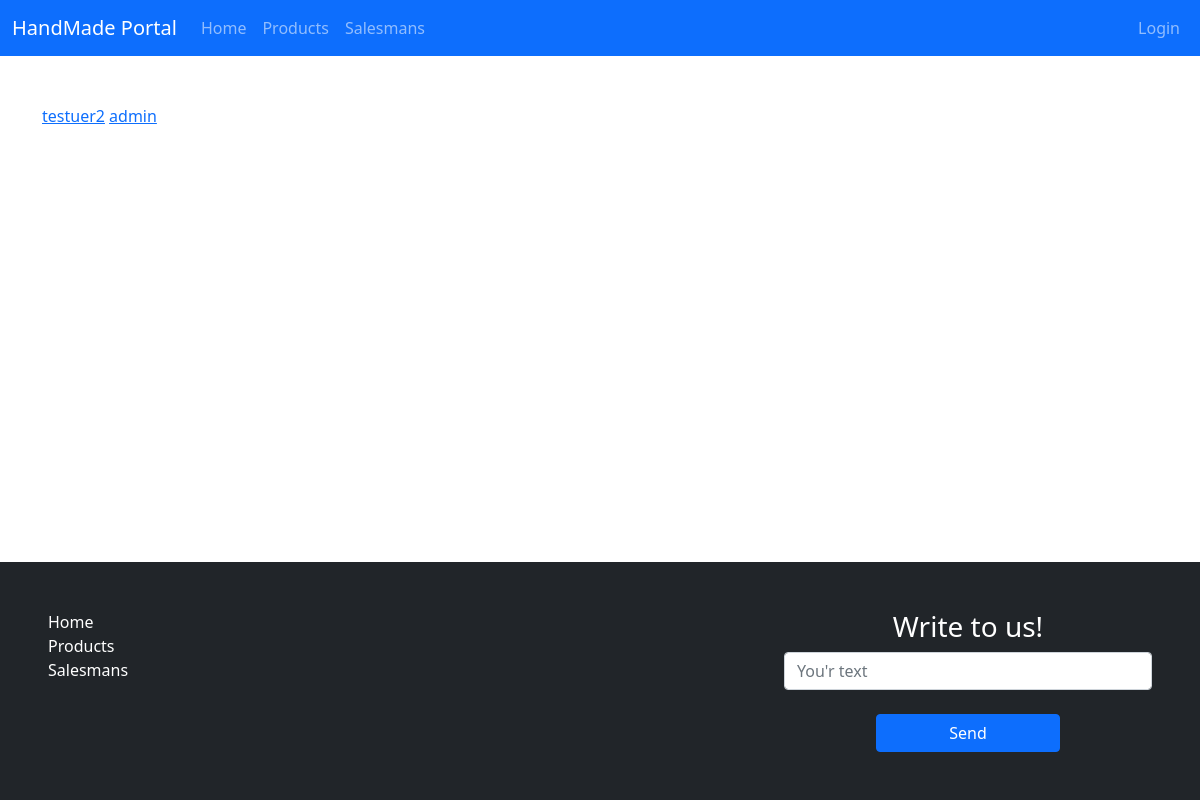
The page /salesmans/ on the database as committed earlier.
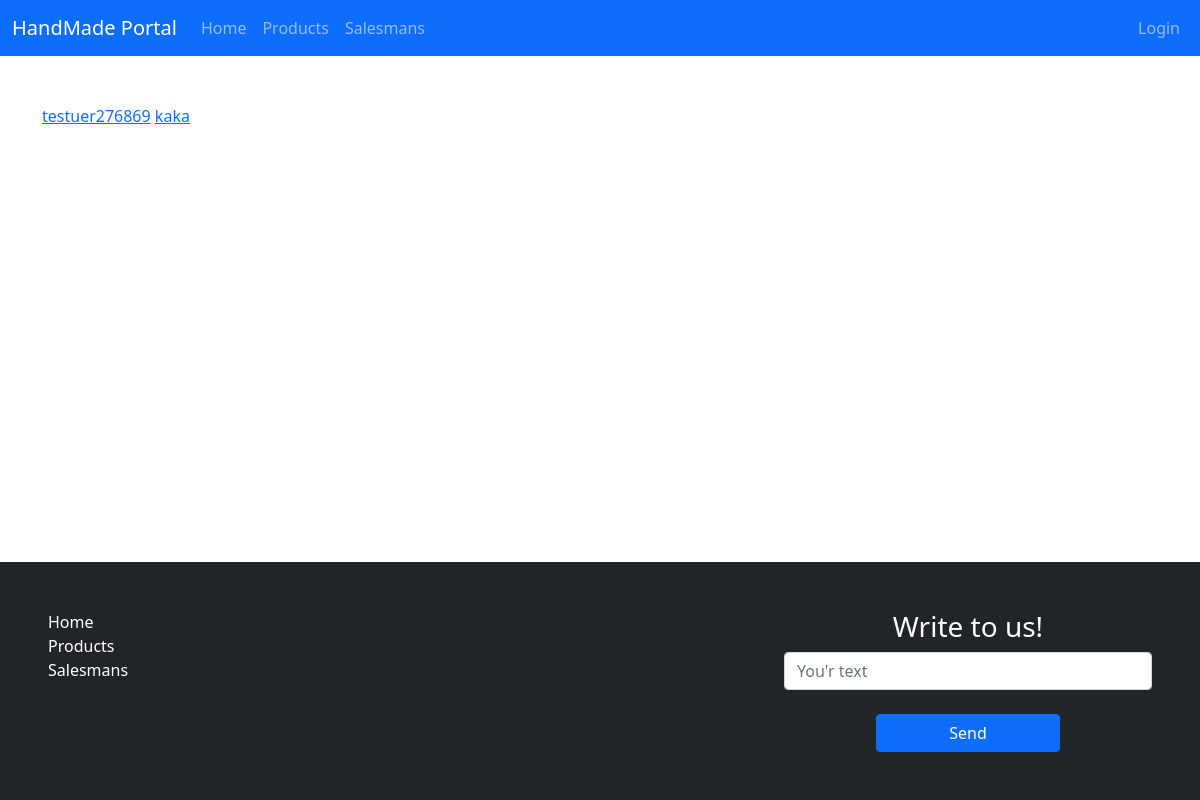
The same page on the database as committed later.
### users/models.py (models this page shows, shortened)
class Profile(models.Model):
    user = models.OneToOneField(User, verbose_name='User', on_delete=models.CASCADE)
    user_image = models.ImageField("User avatar", blank=True)
    name = models.CharField(max_length=255, verbose_name='Name')
    status = models.CharField(max_length=255, verbose_name="Status", default="", blank=True)
    raiting = models.PositiveIntegerField(verbose_name="Rainting", default=0)
    is_salesman = models.BooleanField(default=False, verbose_name='Is Salesman')
    verification = models.BooleanField(default=False, verbose_name='Verification')
    shop_background = models.CharField(max_length=255, verbose_name="Shop background", default="#FFFFFF")
    class Meta:
        verbose_name = 'Profile'
        verbose_name_plural = 'Profiles'

### main/views.py (the view)
# urls.py: path('salesmans/', salesmans, name='salesmans'),
def salesmans(request):
    users = Profile.objects.filter(is_salesman=True)
    data = {
        'salesmans': users
    }
    return render(request, 'main/salesmans.html', data)

### main/templates/main/salesmans.html (shortened to what this page needs)
{% extends 'main/base.html' %}
{% block content %}
	{% for i in salesmans %}
		<a href="{% url 'profile' i.user.pk %}">{{ i.name }}</a>
	{% endfor %}
{% endblock %}

Rows that differ between the two databases and show on the page:
changed Profile: name "testuer2" → "testuer276869"
changed Profile: name "admin" → "kaka"
